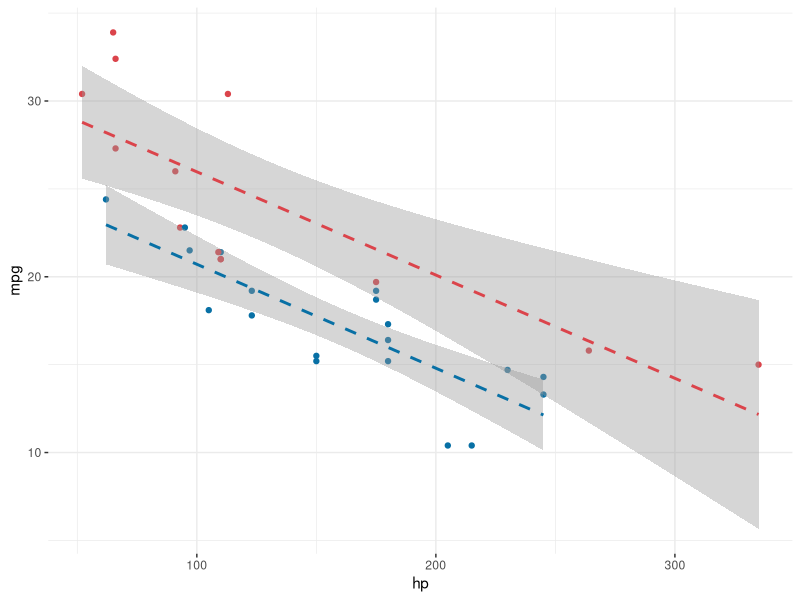

Write R code to recreate this figure.
## ---- chunk 1
#| code-fold: true
library(ggplot2)

mtcars |>
    ggplot(aes(hp, mpg, colour = as.factor(am))) +
    geom_point() +
    geom_smooth(
        method = "lm", 
        linetype = "dashed",
        formula = y ~ x
    ) +
    theme_bw() +
    theme(
        panel.border = element_blank(),
        legend.position = "none"
    )+
    scale_color_manual(values = c("#0870A5", "#DB444B"))
